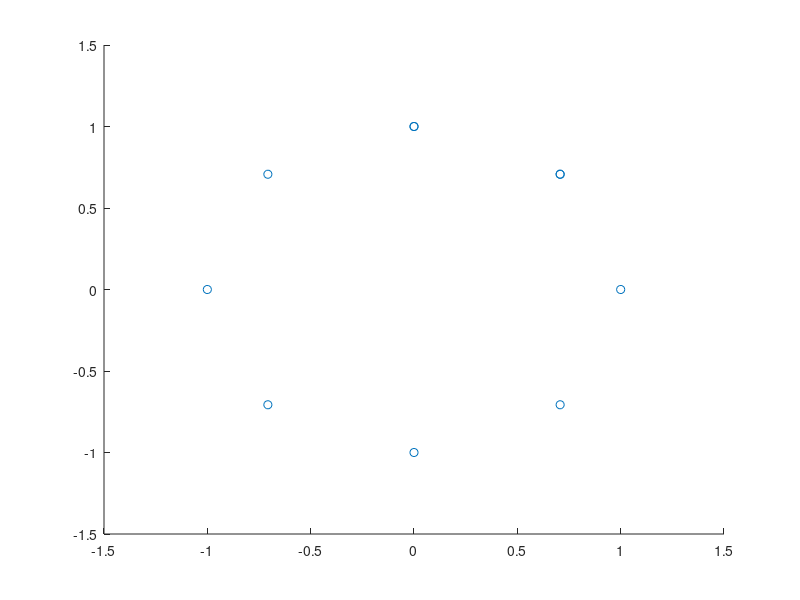

Here is the MATLAB script that generated this plot:
clc, clear

w = pi/4;
A = [cos(w) -sin(w); sin(w) cos(w)];
B = [0; 1];
C = [1 0];

s = zeros(10, 2);

s(1, :) = [0 1];

for i=1:9
    s(i+1, :) = s(i, :)*A;
end

disp(s);

scatter(s(:, 1), s(:, 2))
axis([-1.5 1.5 -1.5 1.5]);
